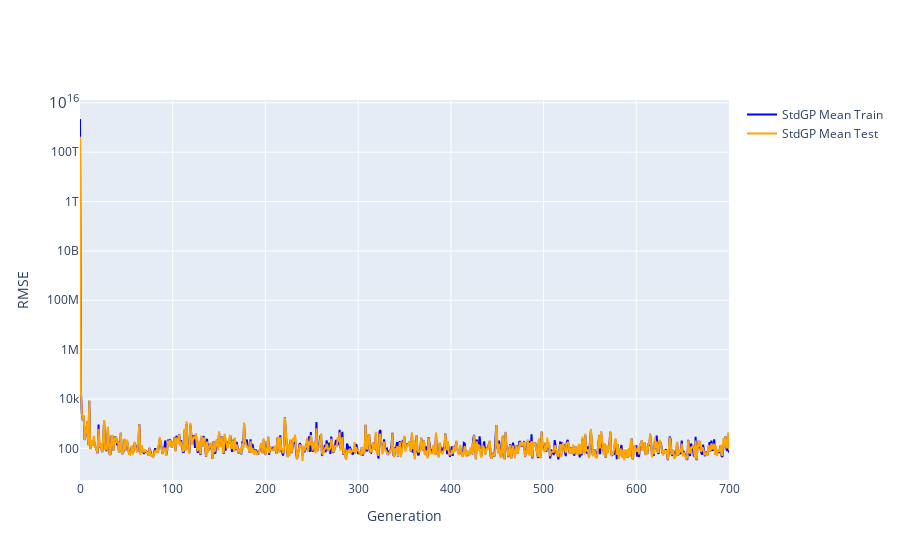

Write notebook code for a chart like this one.
### Markdown cell above
# 4. Plot Mean Learning Curves

Obs: There are always really really bad individuals in every generation, that's why the curves are always going up and down.
Maybe I should've saved the median instead of the mean, but 1 week to run again... :/

### Code cell
plot_mean_learning_curves('Concrete', 'StdGP')

### Figure 1 — Plotly figure (JSON) as saved in the notebook; plotly's stock layout.template omitted (floating-point values rounded to 4 significant figures; data arrays with more than 128 entries replaced by an {"elided": "..."} marker saying what was removed)
{"data": [{"line": {"color": "blue"}, "mode": "lines", "name": "StdGP Mean Train", "type": "scatter", "x": {"elided": "701 str values"}, "y": {"elided": "701 float values"}}, {"line": {"color": "orange"}, "mode": "lines", "name": "StdGP Mean Test", "type": "scatter", "x": {"elided": "701 str values"}, "y": {"elided": "701 float values"}}], "layout": {"showlegend": true, "xaxis": {"tickvals": [0, 100, 200, 300, 400, 500, 600, 700], "title": {"text": "Generation"}}, "yaxis": {"title": {"text": "RMSE"}, "type": "log"}}}
